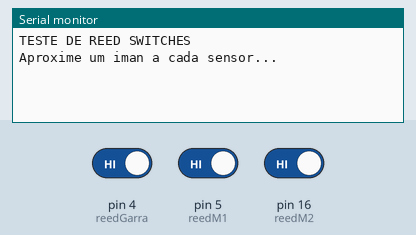
Bench run of a sketch on a simulated Arduino Uno, built with avr-gcc and run on an emulated ATmega328P. Shown: the last lines printed to the serial monitor. Inputs (shaded band) come from the test bench; at power-on: pin 4 (reedGarra) HIGH, pin 5 (reedM1) HIGH, pin 16 (reedM2) HIGH.

Above: at 1.7 s.
1.8 s: pin 4 (reedGarra) driven LOW
At 2.8 s:
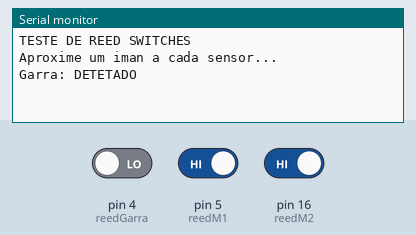
3.3 s: pin 5 (reedM1) driven LOW
At 3.9 s:
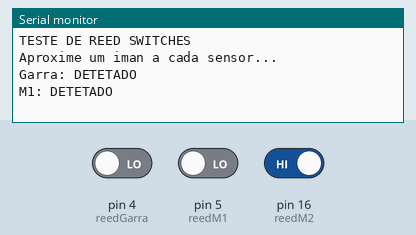
4.8 s: pin 4 (reedGarra) driven HIGH
At 5.1 s:
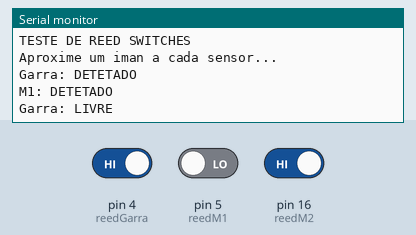
6.3 s: pin 5 (reedM1) driven HIGH
At 7.5 s:
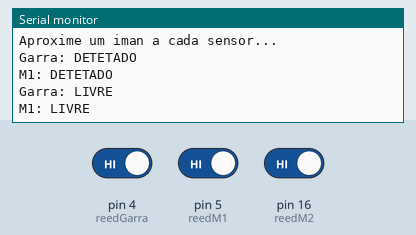
7.8 s: pin 16 (reedM2) driven LOW
At 8.8 s:
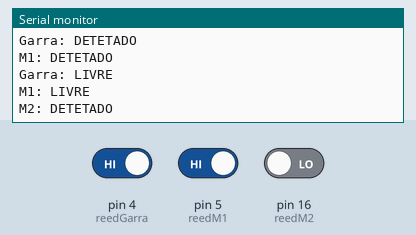
9.3 s: pin 16 (reedM2) driven HIGH
At 10.0 s:
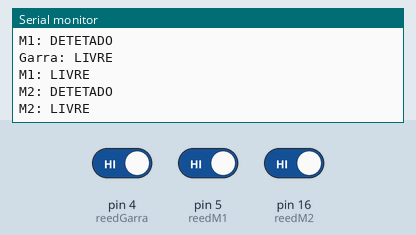

Measured:
- after the input at 1.8 s, the serial monitor: prints a new line at once (image 1)
- after the input at 3.3 s, the serial monitor: prints a new line at once (image 2)
- after the input at 4.8 s, the serial monitor: prints a new line at once (image 3)
- after the input at 6.3 s, the serial monitor: prints a new line at once (image 4)
- after the input at 7.8 s, the serial monitor: prints a new line at once (image 5)
- after the input at 9.3 s, the serial monitor: prints a new line at once (image 6)

The sketch:

only_reeds.ino
```cpp
// Reed switches (NO + INPUT_PULLUP)
const byte reedGarra = 4;    // fim abertura garra
const byte reedM2    = 16;   // home M2
const byte reedM1    = 5;    // home M1

bool lastGarra = HIGH;
bool lastM2    = HIGH;
bool lastM1    = HIGH;

void setup() {
  Serial.begin(115200);
  delay(500);

  pinMode(reedGarra, INPUT_PULLUP);
  pinMode(reedM2, INPUT_PULLUP);
  pinMode(reedM1, INPUT_PULLUP);

  Serial.println("TESTE DE REED SWITCHES");
  Serial.println("Aproxime um iman a cada sensor...");
}

void loop() {
  bool g = digitalRead(reedGarra);
  bool m2 = digitalRead(reedM2);
  bool m1 = digitalRead(reedM1);

  // Garra
  if (g != lastGarra) {
    Serial.print("Garra: ");
    Serial.println(g == LOW ? "DETETADO" : "LIVRE");
    lastGarra = g;
  }

  // M2
  if (m2 != lastM2) {
    Serial.print("M2: ");
    Serial.println(m2 == LOW ? "DETETADO" : "LIVRE");
    lastM2 = m2;
  }

  // M1
  if (m1 != lastM1) {
    Serial.print("M1: ");
    Serial.println(m1 == LOW ? "DETETADO" : "LIVRE");
    lastM1 = m1;
  }

  delay(20); // pequeno debounce + evita spam
}
```
